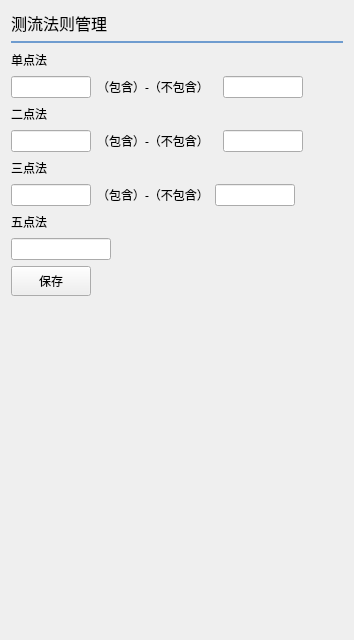
     <widget class="QWidget" name="page_14">
      <layout class="QVBoxLayout" name="verticalLayout_16">
       <item>
        <widget class="QLabel" name="label_129">
         <property name="font">
          <font>
           <family>黑体</family>
           <pointsize>12</pointsize>
          </font>
         </property>
         <property name="text">
          <string>测流法则管理</string>
         </property>
        </widget>
       </item>
       <item>
        <widget class="Line" name="line_10">
         <property name="styleSheet">
          <string notr="true">color:rgb(111, 156, 207);</string>
         </property>
         <property name="frameShadow">
          <enum>QFrame::Plain</enum>
         </property>
         <property name="lineWidth">
          <number>2</number>
         </property>
         <property name="orientation">
          <enum>Qt::Horizontal</enum>
         </property>
        </widget>
       </item>
       <item>
        <layout class="QHBoxLayout" name="horizontalLayout_81">
         <item>
          <widget class="QLabel" name="label_130">
           <property name="font">
            <font>
             <family>微软雅黑</family>
            </font>
           </property>
           <property name="text">
            <string>单点法</string>
           </property>
          </widget>
         </item>
         <item>
          <spacer name="horizontalSpacer_24">
           <property name="orientation">
            <enum>Qt::Horizontal</enum>
           </property>
           <property name="sizeHint" stdset="0">
            <size>
             <width>40</width>
             <height>20</height>
            </size>
           </property>
          </spacer>
         </item>
        </layout>
       </item>
       <item>
        <layout class="QHBoxLayout" name="horizontalLayout_84">
         <property name="rightMargin">
          <number>0</number>
         </property>
         <item>
          <layout class="QHBoxLayout" name="horizontalLayout_93">
           <property name="rightMargin">
            <number>0</number>
           </property>
           <item>
            <widget class="QLineEdit" name="lineEdit_118">
             <property name="minimumSize">
              <size>
               <width>80</width>
               <height>0</height>
              </size>
             </property>
             <property name="maximumSize">
              <size>
               <width>80</width>
               <height>16777215</height>
              </size>
             </property>
            </widget>
           </item>
           <item>
            <widget class="QLabel" name="label_142">
             <property name="sizePolicy">
              <sizepolicy hsizetype="Fixed" vsizetype="Fixed">
               <horstretch>0</horstretch>
               <verstretch>0</verstretch>
              </sizepolicy>
             </property>
             <property name="minimumSize">
              <size>
               <width>120</width>
               <height>0</height>
              </size>
             </property>
             <property name="maximumSize">
              <size>
               <width>120</width>
               <height>16777215</height>
              </size>
             </property>
             <property name="font">
              <font>
               <family>微软雅黑</family>
              </font>
             </property>
             <property name="text">
              <string>（包含）-（不包含）</string>
             </property>
            </widget>
           </item>
           <item>
            <widget class="QLineEdit" name="lineEdit_119">
             <property name="minimumSize">
              <size>
               <width>80</width>
               <height>0</height>
              </size>
             </property>
             <property name="maximumSize">
              <size>
               <width>80</width>
               <height>16777215</height>
              </size>
             </property>
            </widget>
           </item>
          </layout>
         </item>
         <item>
          <spacer name="horizontalSpacer_47">
           <property name="orientation">
            <enum>Qt::Horizontal</enum>
           </property>
           <property name="sizeHint" stdset="0">
            <size>
             <width>40</width>
             <height>20</height>
            </size>
           </property>
          </spacer>
         </item>
        </layout>
       </item>
       <item>
        <layout class="QHBoxLayout" name="horizontalLayout_80">
         <item>
          <widget class="QLabel" name="label_132">
           <property name="font">
            <font>
             <family>微软雅黑</family>
            </font>
           </property>
           <property name="text">
            <string>二点法</string>
           </property>
          </widget>
         </item>
         <item>
          <spacer name="horizontalSpacer_25">
           <property name="orientation">
            <enum>Qt::Horizontal</enum>
           </property>
           <property name="sizeHint" stdset="0">
            <size>
             <width>40</width>
             <height>20</height>
            </size>
           </property>
          </spacer>
         </item>
        </layout>
       </item>
       <item>
        <layout class="QHBoxLayout" name="horizontalLayout_83">
         <property name="rightMargin">
          <number>0</number>
         </property>
         <item>
          <layout class="QHBoxLayout" name="horizontalLayout_74">
           <property name="rightMargin">
            <number>0</number>
           </property>
           <item>
            <widget class="QLineEdit" name="lineEdit_113">
             <property name="minimumSize">
              <size>
               <width>80</width>
               <height>0</height>
              </size>
             </property>
             <property name="maximumSize">
              <size>
               <width>80</width>
               <height>16777215</height>
              </size>
             </property>
            </widget>
           </item>
           <item>
            <widget class="QLabel" name="label_133">
             <property name="sizePolicy">
              <sizepolicy hsizetype="Fixed" vsizetype="Fixed">
               <horstretch>0</horstretch>
               <verstretch>0</verstretch>
              </sizepolicy>
             </property>
             <property name="minimumSize">
              <size>
               <width>120</width>
               <height>0</height>
              </size>
             </property>
             <property name="maximumSize">
              <size>
               <width>120</width>
               <height>16777215</height>
              </size>
             </property>
             <property name="font">
              <font>
               <family>微软雅黑</family>
              </font>
             </property>
             <property name="text">
              <string>（包含）-（不包含）</string>
             </property>
            </widget>
           </item>
           <item>
            <widget class="QLineEdit" name="lineEdit_114">
             <property name="minimumSize">
              <size>
               <width>80</width>
               <height>0</height>
              </size>
             </property>
             <property name="maximumSize">
              <size>
               <width>80</width>
               <height>16777215</height>
              </size>
             </property>
            </widget>
           </item>
          </layout>
         </item>
         <item>
          <spacer name="horizontalSpacer_31">
           <property name="orientation">
            <enum>Qt::Horizontal</enum>
           </property>
           <property name="sizeHint" stdset="0">
            <size>
             <width>40</width>
             <height>20</height>
            </size>
           </property>
          </spacer>
         </item>
        </layout>
       </item>
       <item>
        <layout class="QHBoxLayout" name="horizontalLayout_79">
         <item>
          <widget class="QLabel" name="label_135">
           <property name="font">
            <font>
             <family>微软雅黑</family>
            </font>
           </property>
           <property name="text">
            <string>三点法</string>
           </property>
          </widget>
         </item>
         <item>
          <spacer name="horizontalSpacer_26">
           <property name="orientation">
            <enum>Qt::Horizontal</enum>
           </property>
           <property name="sizeHint" stdset="0">
            <size>
             <width>40</width>
             <height>20</height>
            </size>
           </property>
          </spacer>
         </item>
        </layout>
       </item>
       <item>
        <layout class="QHBoxLayout" name="horizontalLayout_82">
         <property name="rightMargin">
          <number>0</number>
         </property>
         <item>
          <layout class="QHBoxLayout" name="horizontalLayout_75">
           <item>
            <widget class="QLineEdit" name="lineEdit_115">
             <property name="minimumSize">
              <size>
               <width>80</width>
               <height>0</height>
              </size>
             </property>
             <property name="maximumSize">
              <size>
               <width>80</width>
               <height>16777215</height>
              </size>
             </property>
            </widget>
           </item>
           <item>
            <widget class="QLabel" name="label_134">
             <property name="sizePolicy">
              <sizepolicy hsizetype="Fixed" vsizetype="Fixed">
               <horstretch>0</horstretch>
               <verstretch>0</verstretch>
              </sizepolicy>
             </property>
             <property name="maximumSize">
              <size>
               <width>120</width>
               <height>16777215</height>
              </size>
             </property>
             <property name="font">
              <font>
               <family>微软雅黑</family>
              </font>
             </property>
             <property name="text">
              <string>（包含）-（不包含）</string>
             </property>
            </widget>
           </item>
           <item>
            <widget class="QLineEdit" name="lineEdit_116">
             <property name="minimumSize">
              <size>
               <width>80</width>
               <height>0</height>
              </size>
             </property>
             <property name="maximumSize">
              <size>
               <width>80</width>
               <height>16777215</height>
              </size>
             </property>
            </widget>
           </item>
          </layout>
         </item>
         <item>
          <spacer name="horizontalSpacer_32">
           <property name="orientation">
            <enum>Qt::Horizontal</enum>
           </property>
           <property name="sizeHint" stdset="0">
            <size>
             <width>40</width>
             <height>20</height>
            </size>
           </property>
          </spacer>
         </item>
        </layout>
       </item>
       <item>
        <layout class="QHBoxLayout" name="horizontalLayout_78">
         <item>
          <widget class="QLabel" name="label_136">
           <property name="font">
            <font>
             <family>微软雅黑</family>
            </font>
           </property>
           <property name="text">
            <string>五点法</string>
           </property>
          </widget>
         </item>
         <item>
          <spacer name="horizontalSpacer_27">
           <property name="orientation">
            <enum>Qt::Horizontal</enum>
           </property>
           <property name="sizeHint" stdset="0">
            <size>
             <width>40</width>
             <height>20</height>
            </size>
           </property>
          </spacer>
         </item>
        </layout>
       </item>
       <item>
        <layout class="QHBoxLayout" name="horizontalLayout_77">
         <item>
          <widget class="QLineEdit" name="lineEdit_117">
           <property name="maximumSize">
            <size>
             <width>100</width>
             <height>16777215</height>
            </size>
           </property>
          </widget>
         </item>
         <item>
          <spacer name="horizontalSpacer_28">
           <property name="orientation">
            <enum>Qt::Horizontal</enum>
           </property>
           <property name="sizeHint" stdset="0">
            <size>
             <width>40</width>
             <height>20</height>
            </size>
           </property>
          </spacer>
         </item>
        </layout>
       </item>
       <item>
        <layout class="QHBoxLayout" name="horizontalLayout_76">
         <item>
          <widget class="QPushButton" name="ruleSaveBtn">
           <property name="minimumSize">
            <size>
             <width>0</width>
             <height>30</height>
            </size>
           </property>
           <property name="font">
            <font>
             <family>微软雅黑</family>
            </font>
           </property>
           <property name="text">
            <string>保存</string>
           </property>
          </widget>
         </item>
         <item>
          <spacer name="horizontalSpacer_29">
           <property name="orientation">
            <enum>Qt::Horizontal</enum>
           </property>
           <property name="sizeHint" stdset="0">
            <size>
             <width>40</width>
             <height>20</height>
            </size>
           </property>
          </spacer>
         </item>
        </layout>
       </item>
       <item>
        <spacer name="verticalSpacer_2">
         <property name="orientation">
          <enum>Qt::Vertical</enum>
         </property>
         <property name="sizeHint" stdset="0">
          <size>
           <width>20</width>
           <height>333</height>
          </size>
         </property>
        </spacer>
       </item>
      </layout>
     </widget>
